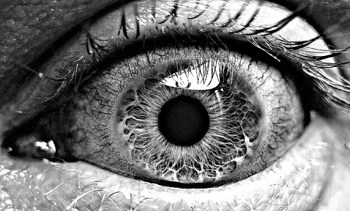
#> input picture docs/img_proc/eye.jpg, 350 x 211 px
$ python convolution1.py
#> lines starting #> are read from the running program, lines starting #| are printed output that depends on the picture
#> further down, img is the input picture: shape (211, 350, 3); min 0, max 255, mean 115
# convolution
import cv2 as cv
import numpy as np

kernel = np.ones((5, 5), 'float32')/25

def trackbar(x):
    """Trackbar callback function."""
#> called with x = 2
    d = 2*x + 1
    kernel = np.ones((d, d), 'float32')/(d**2)

    img1 = cv.filter2D(img, -1, kernel)
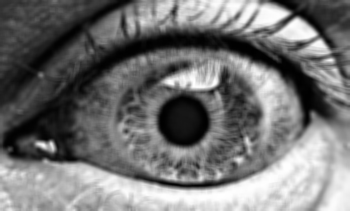
#> img1: shape (211, 350, 3); min 0, max 255, mean 115
    cv.imshow('window', np.hstack([img, img1]))
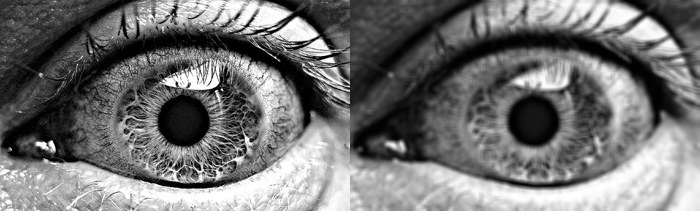
#> window 'window': shape (211, 700, 3); min 0, max 255, mean 115

    text = f'kernel=({d}x{d})'
    cv.displayOverlay('window', text)

img = cv.imread('eye.jpg')
trackbar(2)
cv.createTrackbar('threshold', 'window', 2, 7, trackbar)

cv.waitKey(0)
cv.destroyAllWindows()

$ run again, with docs/img_proc/convolution1.png saved as docs/img_proc/eye.jpg
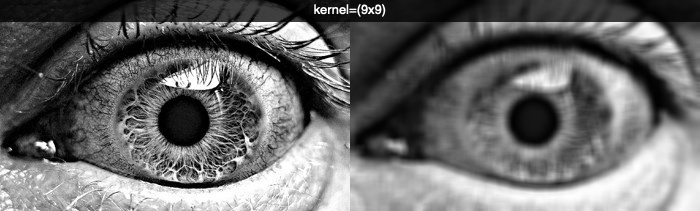
#> input picture docs/img_proc/convolution1.png, 700 x 211 px
#> img is the input picture: shape (211, 700, 3); min 0, max 255, mean 106.4
#> in trackbar, `img1 = cv.filter2D(img, -1, kernel)`:
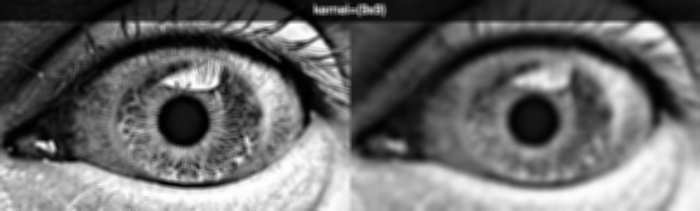
#> img1: shape (211, 700, 3); min 0, max 255, mean 106.4
#> in trackbar, `cv.imshow('window', np.hstack([img, img1]))`:
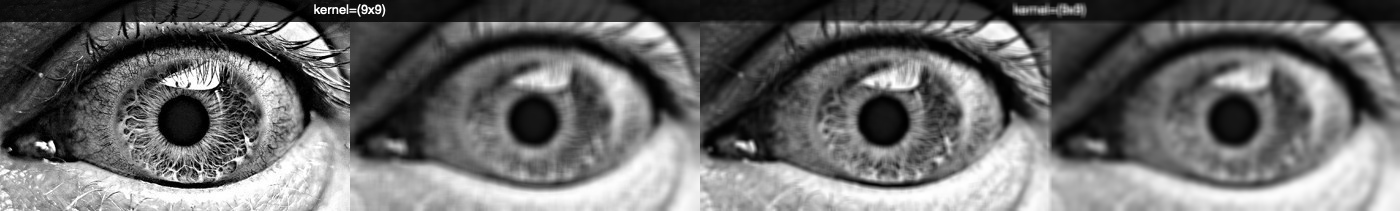
#> window 'window': shape (211, 1400, 3); min 0, max 255, mean 106.4

$ run again, with docs/img_proc/gradient.png saved as docs/img_proc/eye.jpg
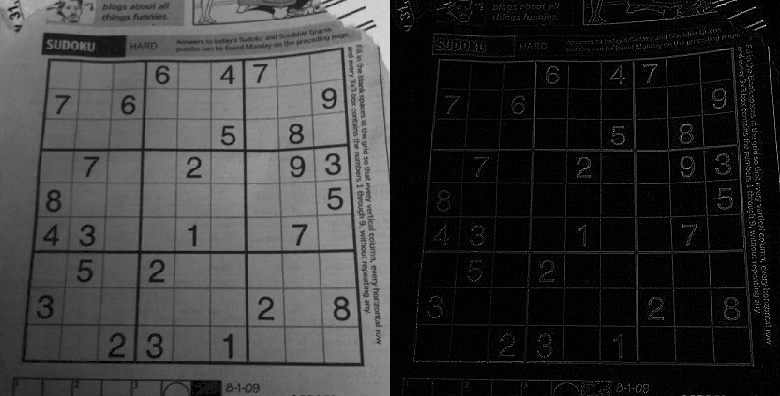
#> input picture docs/img_proc/gradient.png, 780 x 396 px
#> img is the input picture: shape (396, 780, 3); min 0, max 254, mean 54.2
#> in trackbar, `img1 = cv.filter2D(img, -1, kernel)`:
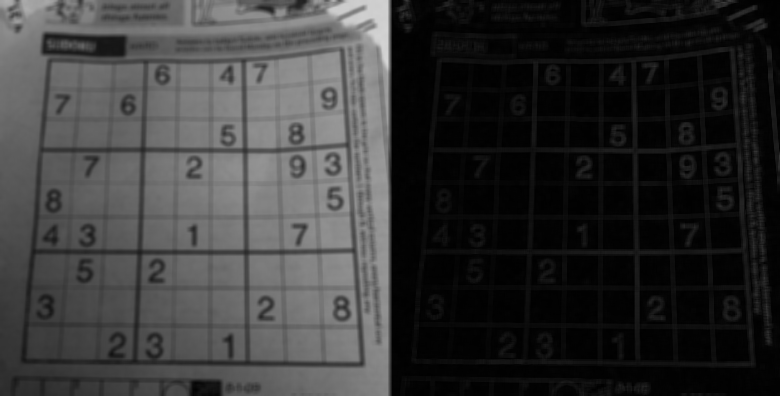
#> img1: shape (396, 780, 3); min 0, max 213, mean 54.2
#> in trackbar, `cv.imshow('window', np.hstack([img, img1]))`:
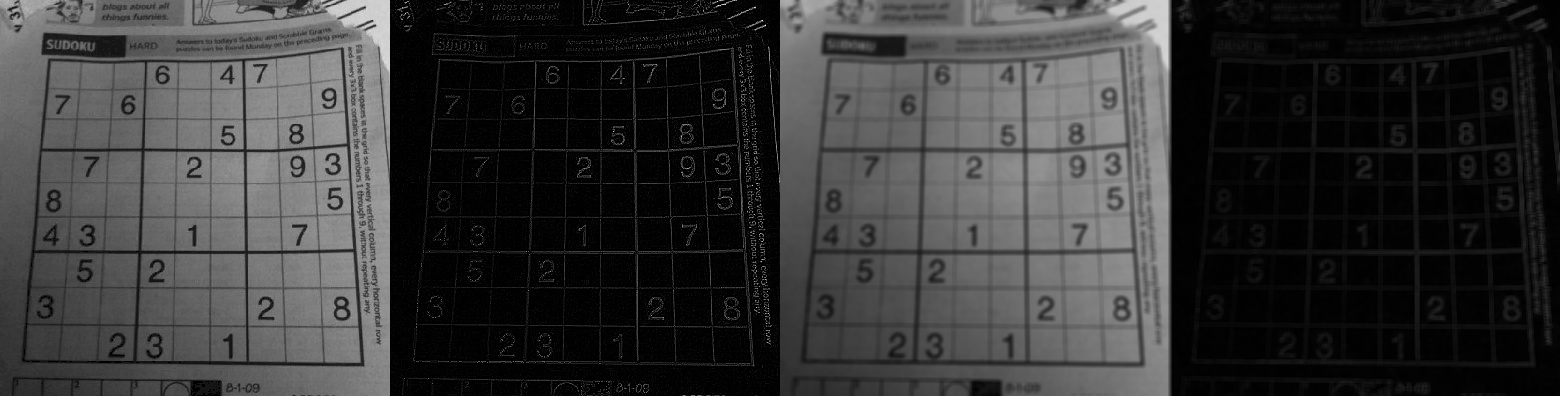
#> window 'window': shape (396, 1560, 3); min 0, max 254, mean 54.2
